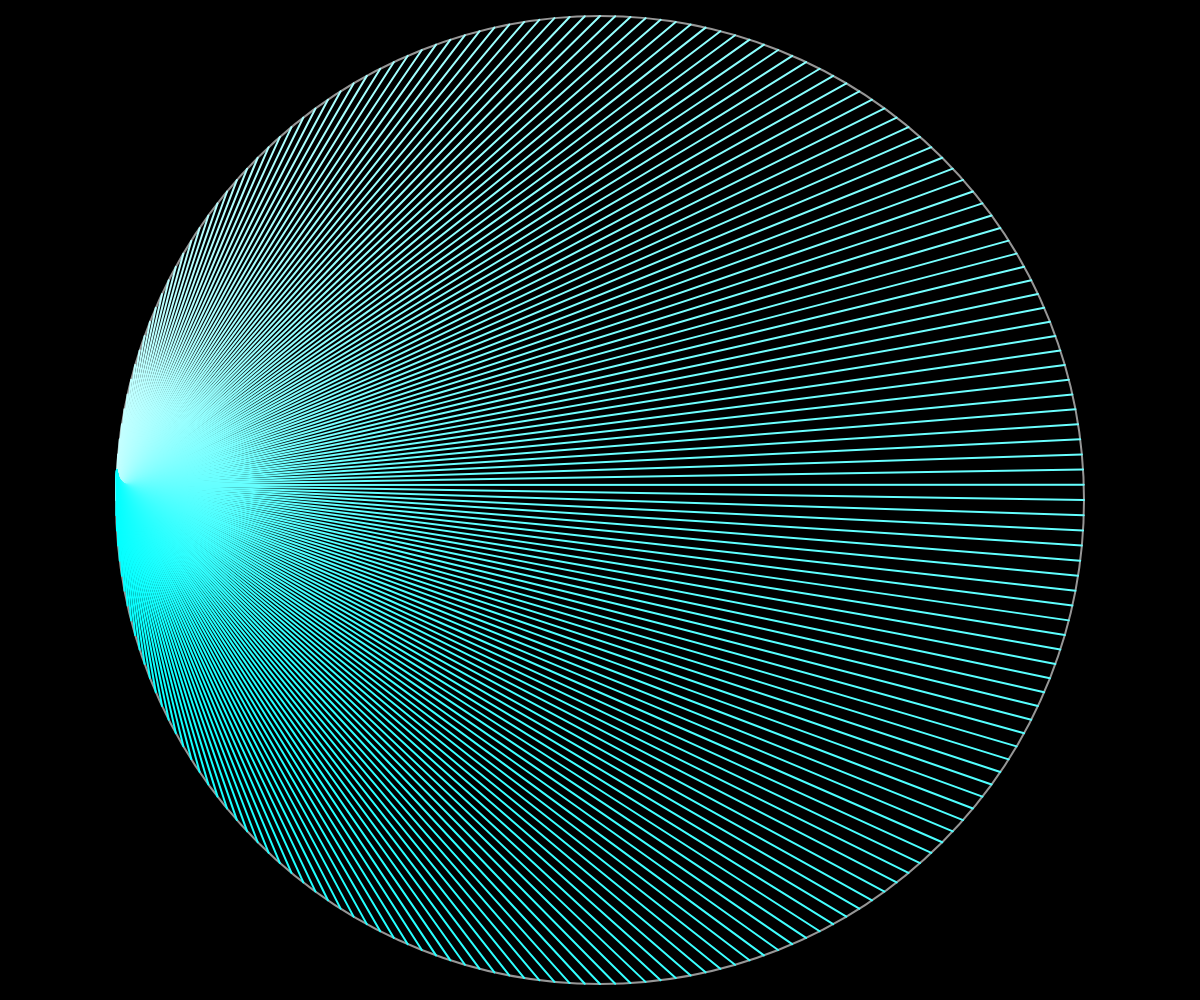
Frame 1 (no input)
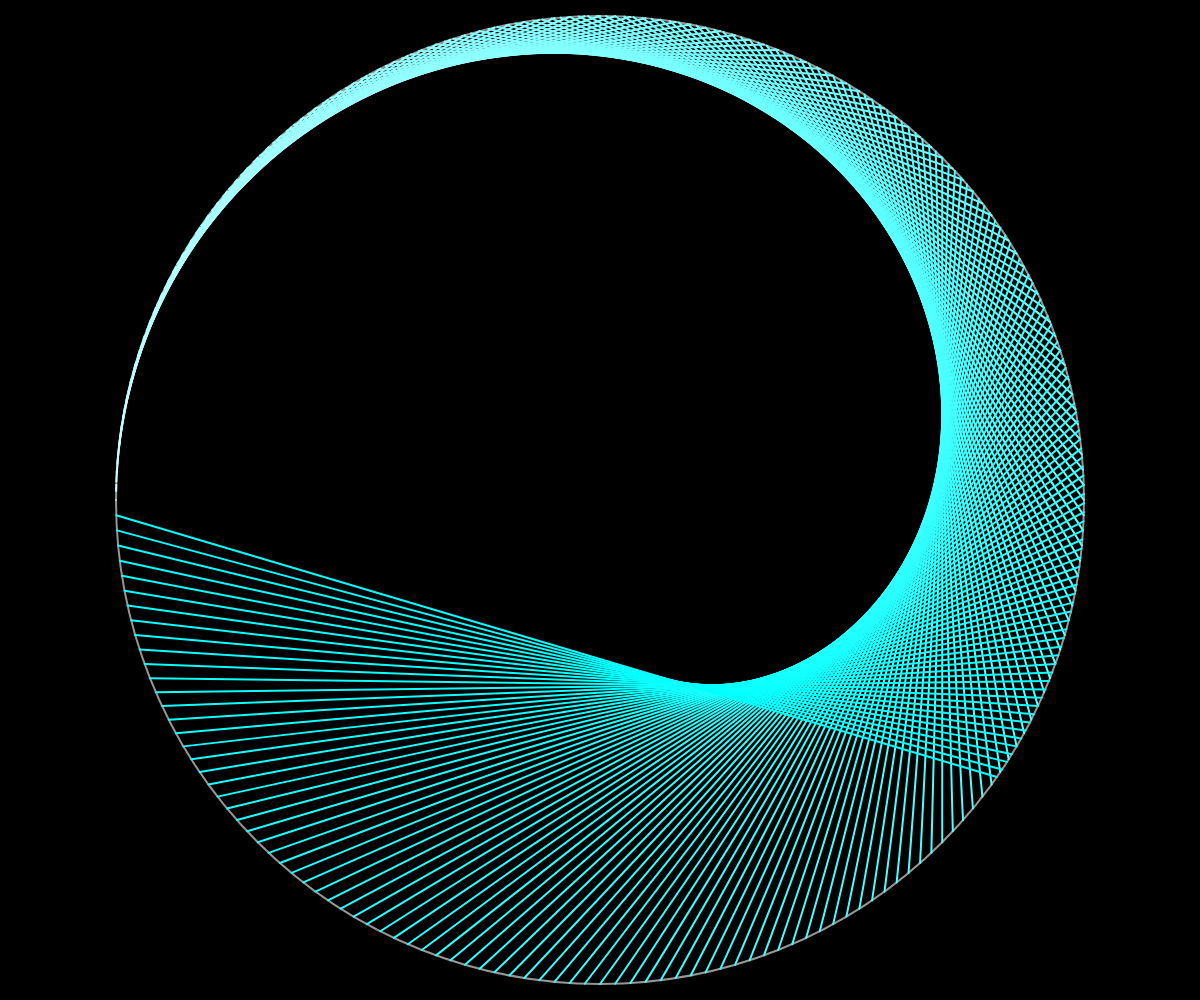
Frame 60 (no input)
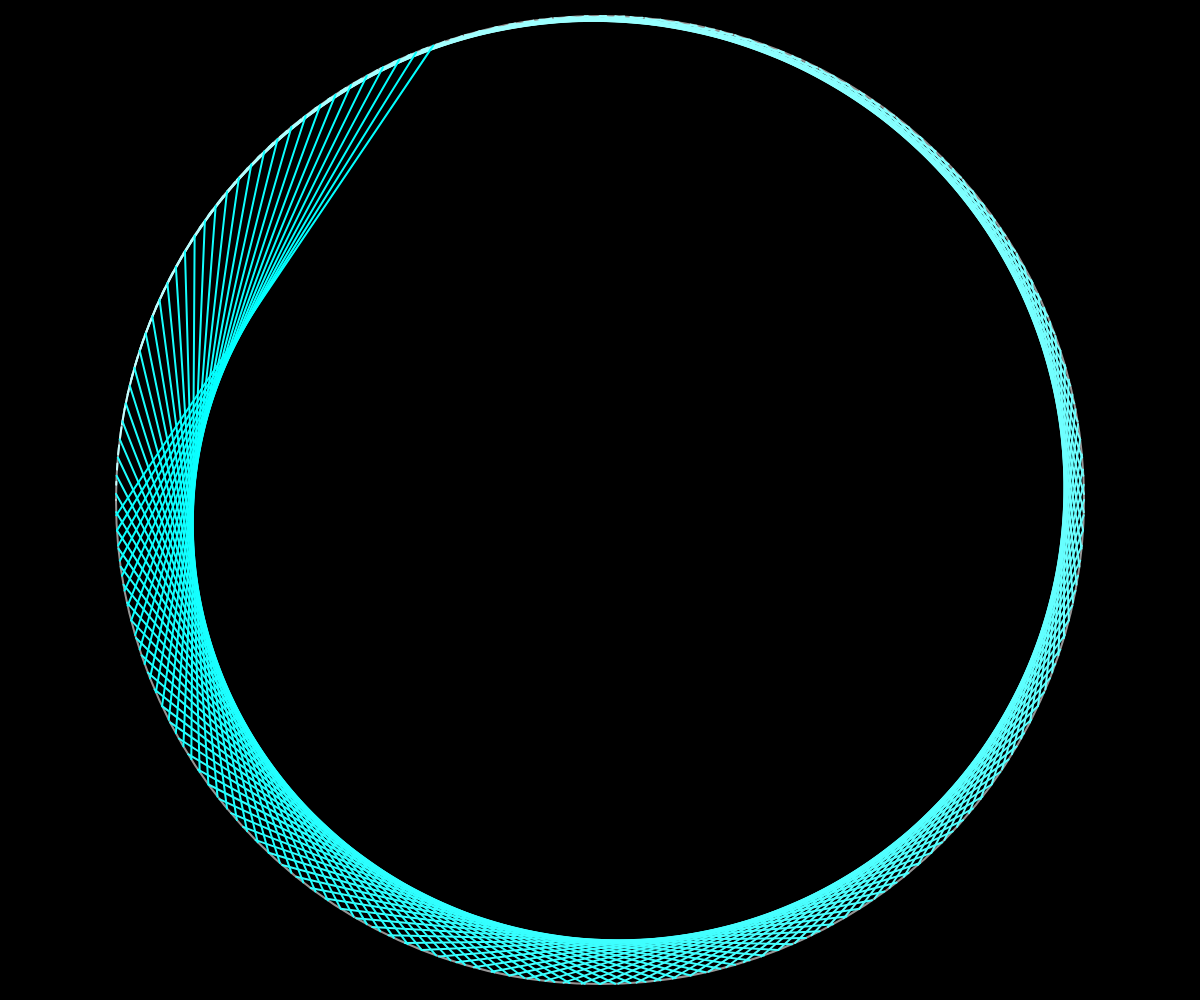
Frame 120 (the mouse pressed at the canvas centre since frame 60)

The p5.js sketch that drew these frames (run headless with seeded random() and noise() and a simulated clock; from frame 60 on, the mouse is pressed at the canvas centre):

// p5.js sketch
// ── sketch.js
let r;
let factor = 0;

function setup() {
  createCanvas(windowWidth, windowHeight);
  r = height / 2 - 16;
}

function getVector(index, total) {
  const angle = map(index % total, 0, total, 0, TWO_PI);
  const v = p5.Vector.fromAngle(angle + PI);
  v.mult(r);
  return v;
}

function draw() {
  background(0);
  const total = 200; //int(map(mouseX, 0, width, 0, 200));
  factor += 0.01;

  translate(width / 2, height / 2);
  stroke(255, 150);
  strokeWeight(2);
  noFill();
  ellipse(0, 0, r * 2);

  strokeWeight(2);
  for (let i = 0; i < total; i++) {
    const a = getVector(i, total);
    const b = getVector(i * factor, total);
    line(a.x, a.y, b.x, b.y);

    // let r = random(150);
    // let g = random(150);
    // let bb = random(150);
    stroke((total - i) % 256, 255, 255);
  }
}
